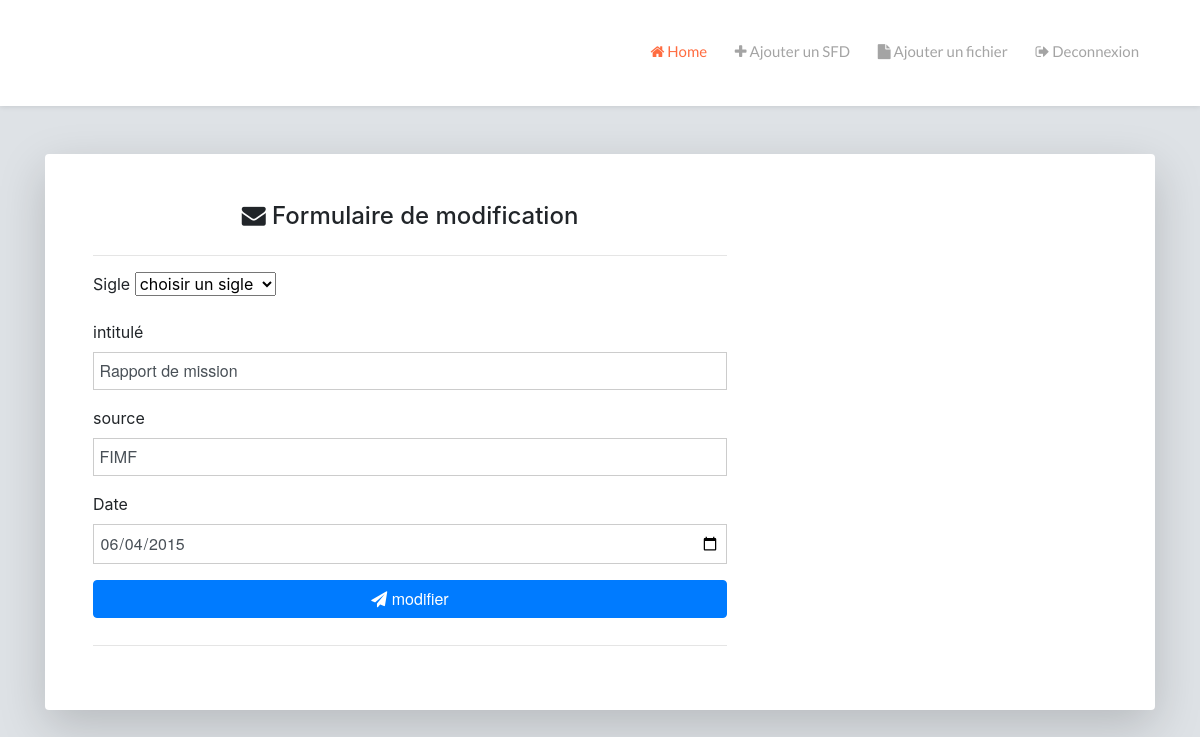
The app's page /modifier.php?v=7 (signed in) with its own data.
### tables this page shows
CREATE TABLE IF NOT EXISTS `infos` (
  `id` int(11) NOT NULL AUTO_INCREMENT,
  `intitule` text NOT NULL,
  `source` text NOT NULL,
  `dater` date NOT NULL,
  `fichier` varchar(255) NOT NULL,
  `id_donnee` varchar(50) NOT NULL,
  PRIMARY KEY (`id`),
  KEY `id_donnee` (`id_donnee`)
);

### modifier.php (the view, shortened to what this page needs)
<?php
if (isset($_GET['v']) and !empty($_GET['v'])) {
  $v=$_GET['v'];
include ('connexion.php');
$req=$bdd->query('select * from infos where id='.$v);
$donnee=$req->fetch();
}
?>
<!DOCTYPE html>
<html>
<head>
    <link rel="stylesheet" href="css/kube.min.css" />
    <link rel="stylesheet" href="css/font-awesome.min.css" />
    <link rel="stylesheet" href="css/custom.min.css" />
    <link rel="stylesheet" href="css/bootstrap.min.css" />
    <link rel="stylesheet" type="text/css" href="css/main.css">
</head>
<body>
  <div class="main-nav ">
    <div class="container">
      <header class="group top-nav">
          <nav id="navbar-1" class="navbar item-nav navbar-right">
            <ul>
                <li class="active"><a href="accueil.php"><i class="fa fa-home"></i> Home</a></li>
                <li><a href="formulaire.php"><i class="fa fa-plus"></i> Ajouter un SFD</a></li>
                <li><a href="form.php"><i class="fa fa-file"></i> Ajouter un fichier</a></li>
                <li><a href="deconnection.php"><i class="fa fa-sign-out"></i> Deconnexion</a></li>
            </ul>
        </nav>
      </header>
    </div>
  </div>
  <div class="container">
    <div class="card o-hidden border-0 shadow-lg my-5">
      <div class="card-body p-0">
        <div class="row">
          <div class="col-lg-8">
            <div class="p-5">
                <h1 class="h4 text-gray-900 mb-4 text-center"><i class="fa fa-envelope"></i> Formulaire de modification</h1>
              <hr>
              <form action="admin/crud.php" method="post" class="well">
                    <div class="form-group">
                      <label>Sigle</label>
                      <select name="nom2" required>
                <option value="">choisir un sigle</option>
              </select>
                    </div>
              <div class="form-group">
                  <label>intitulé</label>
                <input type="text" name="nom3" class="form-control form-control-user" required value="<?php echo $donnee['intitule']?>">
                </div>
                <div class="form-group">
                  <label>source</label>
                <input type="text" name="nom4" class="form-control form-control-user" required value="<?php echo $donnee['source']?>">
                </div>
                <div class="form-group">
                  <label>Date</label>
                <input type="date" name="nom5" class="form-control form-control-user" required value="<?php echo $donnee['dater']?>">
                </div>
                <button type="submit" class="btn btn-primary btn-block" name="envoyer"><i class="fa fa-send"></i> modifier
                </button>
              </form>
              <hr>
            </div>
          </div>
        </div>
      </div>
    </div>
  </div>
</body>
</html>

### css/main.css (style rules this page uses)
body { background-color:#dee2e6; }

### records on screen
infos: nom3 "Rapport de mission", nom4 "FIMF", nom5 "06/04/2015"
